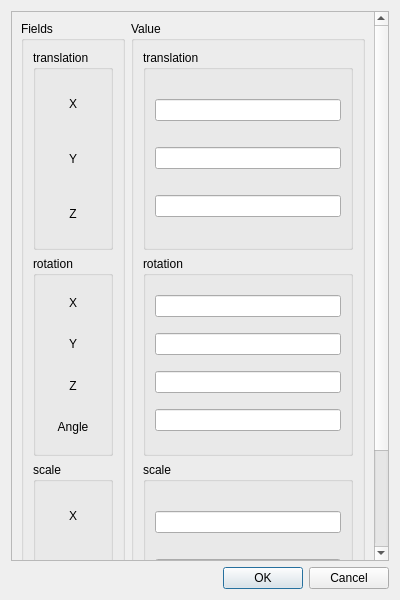
<?xml version="1.0" encoding="UTF-8"?>
<ui version="4.0">
 <class>Dialog</class>
 <widget class="QDialog" name="Dialog">
  <property name="enabled">
   <bool>true</bool>
  </property>
  <property name="geometry">
   <rect>
    <x>0</x>
    <y>0</y>
    <width>400</width>
    <height>600</height>
   </rect>
  </property>
  <property name="minimumSize">
   <size>
    <width>400</width>
    <height>600</height>
   </size>
  </property>
  <property name="maximumSize">
   <size>
    <width>400</width>
    <height>600</height>
   </size>
  </property>
  <property name="mouseTracking">
   <bool>false</bool>
  </property>
  <property name="acceptDrops">
   <bool>false</bool>
  </property>
  <property name="windowTitle">
   <string>Transform Node Dialogue</string>
  </property>
  <property name="accessibleDescription">
   <string/>
  </property>
  <property name="sizeGripEnabled">
   <bool>false</bool>
  </property>
  <layout class="QVBoxLayout" name="verticalLayout_2">
   <item>
    <widget class="QScrollArea" name="scrollArea">
     <property name="accessibleDescription">
      <string/>
     </property>
     <property name="verticalScrollBarPolicy">
      <enum>Qt::ScrollBarAlwaysOn</enum>
     </property>
     <property name="horizontalScrollBarPolicy">
      <enum>Qt::ScrollBarAlwaysOff</enum>
     </property>
     <property name="widgetResizable">
      <bool>true</bool>
     </property>
     <widget class="QWidget" name="scrollAreaWidgetContents_2">
      <property name="geometry">
       <rect>
        <x>0</x>
        <y>0</y>
        <width>374</width>
        <height>660</height>
       </rect>
      </property>
      <layout class="QGridLayout" name="gridLayout">
       <item row="0" column="0">
        <layout class="QHBoxLayout" name="horizontalLayout">
         <item>
          <widget class="QGroupBox" name="groupBox">
           <property name="title">
            <string>Fields</string>
           </property>
           <property name="flat">
            <bool>false</bool>
           </property>
           <layout class="QVBoxLayout" name="verticalLayout_4">
            <item>
             <widget class="QGroupBox" name="groupBox_3">
              <property name="minimumSize">
               <size>
                <width>80</width>
                <height>200</height>
               </size>
              </property>
              <property name="maximumSize">
               <size>
                <width>80</width>
                <height>200</height>
               </size>
              </property>
              <property name="title">
               <string>translation</string>
              </property>
              <layout class="QVBoxLayout" name="verticalLayout_10">
               <item>
                <widget class="QLabel" name="label">
                 <property name="text">
                  <string>X</string>
                 </property>
                 <property name="alignment">
                  <set>Qt::AlignCenter</set>
                 </property>
                </widget>
               </item>
               <item>
                <widget class="QLabel" name="label_2">
                 <property name="text">
                  <string>Y</string>
                 </property>
                 <property name="alignment">
                  <set>Qt::AlignCenter</set>
                 </property>
                </widget>
               </item>
               <item>
                <widget class="QLabel" name="label_3">
                 <property name="text">
                  <string>Z</string>
                 </property>
                 <property name="alignment">
                  <set>Qt::AlignCenter</set>
                 </property>
                </widget>
               </item>
              </layout>
             </widget>
            </item>
            <item>
             <widget class="QGroupBox" name="groupBox_5">
              <property name="minimumSize">
               <size>
                <width>80</width>
                <height>200</height>
               </size>
              </property>
              <property name="maximumSize">
               <size>
                <width>80</width>
                <height>200</height>
               </size>
              </property>
              <property name="title">
               <string>rotation</string>
              </property>
              <layout class="QVBoxLayout" name="verticalLayout_11">
               <item>
                <widget class="QLabel" name="label_7">
                 <property name="text">
                  <string>X</string>
                 </property>
                 <property name="alignment">
                  <set>Qt::AlignCenter</set>
                 </property>
                </widget>
               </item>
               <item>
                <widget class="QLabel" name="label_4">
                 <property name="text">
                  <string>Y</string>
                 </property>
                 <property name="alignment">
                  <set>Qt::AlignCenter</set>
                 </property>
                </widget>
               </item>
               <item>
                <widget class="QLabel" name="label_6">
                 <property name="text">
                  <string>Z</string>
                 </property>
                 <property name="alignment">
                  <set>Qt::AlignCenter</set>
                 </property>
                </widget>
               </item>
               <item>
                <widget class="QLabel" name="label_5">
                 <property name="text">
                  <string>Angle</string>
                 </property>
                 <property name="alignment">
                  <set>Qt::AlignCenter</set>
                 </property>
                </widget>
               </item>
              </layout>
             </widget>
            </item>
            <item>
             <widget class="QGroupBox" name="groupBox_13">
              <property name="minimumSize">
               <size>
                <width>80</width>
                <height>200</height>
               </size>
              </property>
              <property name="maximumSize">
               <size>
                <width>80</width>
                <height>200</height>
               </size>
              </property>
              <property name="title">
               <string>scale</string>
              </property>
              <layout class="QVBoxLayout" name="verticalLayout_6">
               <item>
                <widget class="QLabel" name="label_17">
                 <property name="text">
                  <string>X</string>
                 </property>
                 <property name="alignment">
                  <set>Qt::AlignCenter</set>
                 </property>
                </widget>
               </item>
               <item>
                <widget class="QLabel" name="label_15">
                 <property name="text">
                  <string>Y</string>
                 </property>
                 <property name="alignment">
                  <set>Qt::AlignCenter</set>
                 </property>
                </widget>
               </item>
               <item>
                <widget class="QLabel" name="label_16">
                 <property name="text">
                  <string>Z</string>
                 </property>
                 <property name="alignment">
                  <set>Qt::AlignCenter</set>
                 </property>
                </widget>
               </item>
              </layout>
             </widget>
            </item>
           </layout>
          </widget>
         </item>
         <item>
          <widget class="QGroupBox" name="groupBox_2">
           <property name="title">
            <string>Value</string>
           </property>
           <property name="flat">
            <bool>false</bool>
           </property>
           <layout class="QVBoxLayout" name="verticalLayout">
            <item>
             <widget class="QGroupBox" name="groupBox_4">
              <property name="minimumSize">
               <size>
                <width>0</width>
                <height>200</height>
               </size>
              </property>
              <property name="maximumSize">
               <size>
                <width>16777215</width>
                <height>200</height>
               </size>
              </property>
              <property name="title">
               <string>translation</string>
              </property>
              <layout class="QVBoxLayout" name="verticalLayout_9">
               <item>
                <widget class="QLineEdit" name="translation_xLineEdit"/>
               </item>
               <item>
                <widget class="QLineEdit" name="translation_yLineEdit"/>
               </item>
               <item>
                <widget class="QLineEdit" name="translation_zLineEdit"/>
               </item>
              </layout>
             </widget>
            </item>
            <item>
             <widget class="QGroupBox" name="groupBox_6">
              <property name="minimumSize">
               <size>
                <width>0</width>
                <height>200</height>
               </size>
              </property>
              <property name="maximumSize">
               <size>
                <width>16777215</width>
                <height>200</height>
               </size>
              </property>
              <property name="title">
               <string>rotation</string>
              </property>
              <layout class="QVBoxLayout" name="verticalLayout_12">
               <item>
                <widget class="QLineEdit" name="rotation_xLineEdit"/>
               </item>
               <item>
                <widget class="QLineEdit" name="rotation_yLineEdit"/>
               </item>
               <item>
                <widget class="QLineEdit" name="rotation_zLineEdit"/>
               </item>
               <item>
                <widget class="QLineEdit" name="rotation_angleLineEdit"/>
               </item>
              </layout>
             </widget>
            </item>
            <item>
             <widget class="QGroupBox" name="groupBox_14">
              <property name="minimumSize">
               <size>
                <width>0</width>
                <height>200</height>
               </size>
              </property>
              <property name="maximumSize">
               <size>
                <width>16777215</width>
                <height>200</height>
               </size>
              </property>
              <property name="title">
               <string>scale</string>
              </property>
              <layout class="QVBoxLayout" name="verticalLayout_5">
               <item>
                <widget class="QLineEdit" name="scale_xLineEdit"/>
               </item>
               <item>
                <widget class="QLineEdit" name="scale_yLineEdit"/>
               </item>
               <item>
                <widget class="QLineEdit" name="scale_zLineEdit"/>
               </item>
              </layout>
             </widget>
            </item>
           </layout>
          </widget>
         </item>
        </layout>
       </item>
      </layout>
     </widget>
    </widget>
   </item>
   <item>
    <widget class="QDialogButtonBox" name="buttonBox">
     <property name="orientation">
      <enum>Qt::Horizontal</enum>
     </property>
     <property name="standardButtons">
      <set>QDialogButtonBox::Cancel|QDialogButtonBox::Ok</set>
     </property>
    </widget>
   </item>
  </layout>
 </widget>
 <resources/>
 <connections>
  <connection>
   <sender>buttonBox</sender>
   <signal>accepted()</signal>
   <receiver>Dialog</receiver>
   <slot>accept()</slot>
   <hints>
    <hint type="sourcelabel">
     <x>248</x>
     <y>254</y>
    </hint>
    <hint type="destinationlabel">
     <x>157</x>
     <y>274</y>
    </hint>
   </hints>
  </connection>
  <connection>
   <sender>buttonBox</sender>
   <signal>rejected()</signal>
   <receiver>Dialog</receiver>
   <slot>reject()</slot>
   <hints>
    <hint type="sourcelabel">
     <x>316</x>
     <y>260</y>
    </hint>
    <hint type="destinationlabel">
     <x>286</x>
     <y>274</y>
    </hint>
   </hints>
  </connection>
 </connections>
</ui>
